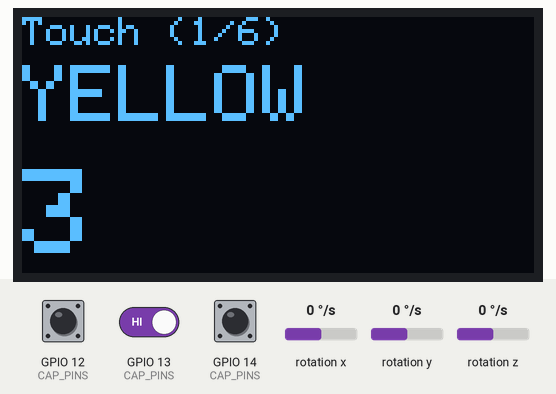
Recording of a sketch running on a simulated ESP32. Parts: 128×64 one-colour display. Wiring (inferred from the names in the program): MPU-6050 motion sensor at I2C address 0x68. The test bench sets the inputs (shaded band); at power-on: GPIO 12 (CAP_PINS) HIGH, GPIO 14 (CAP_PINS) HIGH, GPIO 13 (CAP_PINS) HIGH, rotation x 0 °/s, rotation y 0 °/s, rotation z 0 °/s. What the sketch prints to the serial monitor is not drawn.

Above: at 5.2 s.
At 9.0 s:
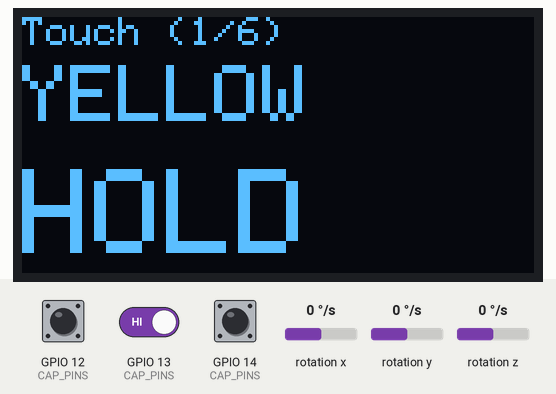
9.1 s: GPIO 12 (CAP_PINS) pulled LOW for 0.15 s
At 10.0 s:
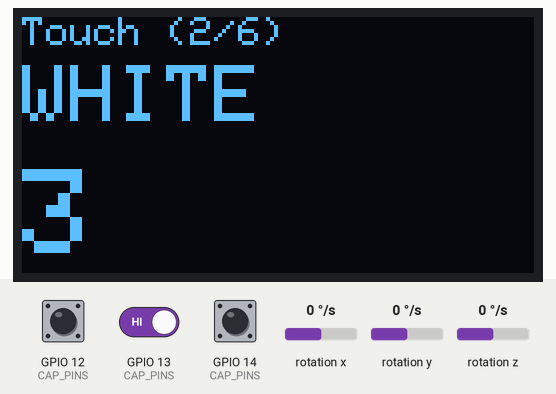
13.8 s: GPIO 14 (CAP_PINS) pulled LOW for 3.2 s
18.9 s: GPIO 12 (CAP_PINS) driven LOW and GPIO 13 (CAP_PINS) driven LOW
25.1 s: GPIO 12 (CAP_PINS) driven HIGH
30.2 s: GPIO 13 (CAP_PINS) driven HIGH
At 33.5 s:
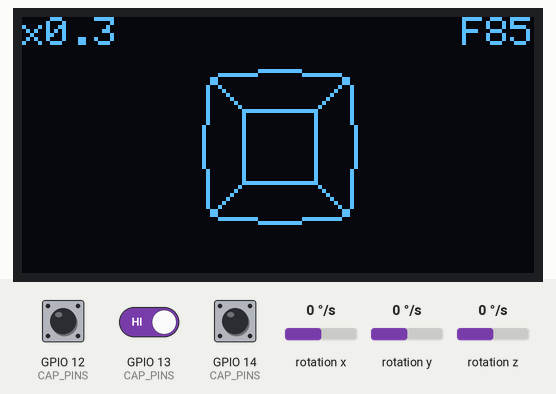
33.7 s: rotation x set to -192 °/s
At 33.89 s:
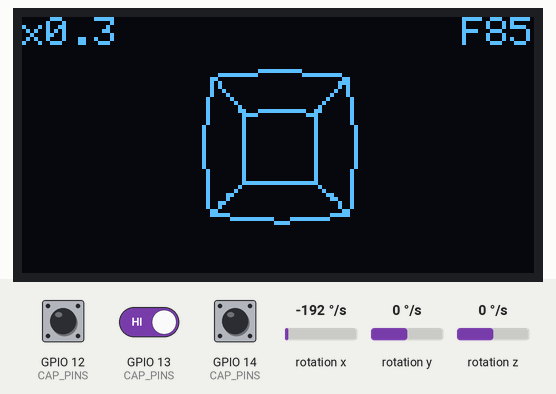
Timing chart, 0 to 36.2 s (numbered marks = the images above; inputs shaded):
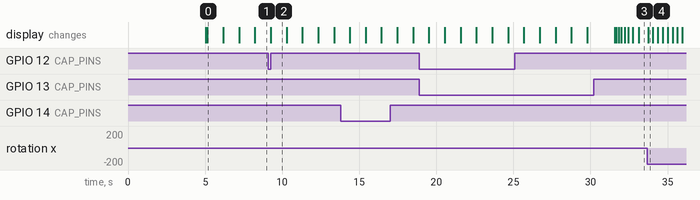

The sketch:

lab4.ino
```cpp
#include <Wire.h>
#include <Adafruit_GFX.h>
#include <Adafruit_SSD1306.h>
#include <math.h>

// ---------- Hardware config ----------
#define I2C_SDA        21
#define I2C_SCL        22
#define OLED_ADDR      0x3C
#define MPU_ADDR       0x68
#define SCREEN_W       128
#define SCREEN_H       64
#define RESET_BTN_PIN  0      // BOOT button

// ---------- Touch sensors ----------
#define YELLOW_CAP 12
#define WHITE_CAP  13
#define BLACK_CAP  14

// ---------- Gyro axis mapping ----------
#define SIGN_X  1.0f
#define SIGN_Y  -1.0f
#define SIGN_Z  1.0f

// Which raw sensor axis (0=X, 1=Y, 2=Z) drives each cube rotation
#define MAP_X  0
#define MAP_Y  2
#define MAP_Z  1

// ---------- Behavior tuning ----------
#define SPEED_MIN      0.25f   // rotation speed multiplier limits
#define SPEED_MAX      4.0f
#define SPEED_RATE     1.0f    // doublings per second while touching
#define FISHEYE_RATE   0.4f    // fisheye level change per second (0..1)
#define FISHEYE_START  0.85f   // 0 = mild, 1 = extreme
#define CAM_FAR        6.0f    // camera distance at fisheye level 0
#define CAM_NEAR       1.9f    // camera distance at fisheye level 1 (must be > 1.74)
#define TARGET_RADIUS  24.0f   // approx. on-screen radius of the cube in pixels
#define EDGE_SEGS      10
#define GYRO_DEADZONE  0.01f   // rad/s

// ---------- Reset gesture (touch all three sensors) ----------
#define RESET_HOLD_MS  1500    // how long to hold all three sensors

// ---------- Touch detection tuning ----------
#define ON_FRAC    0.50f   // activate when 50% of the way from untouched to touched
#define OFF_FRAC   0.35f   // release when it falls back below 35% (hysteresis)
#define MIN_DIFF   5.0f    // minimum touched/untouched difference for valid calibration

enum TouchAction { ACT_NONE, ACT_SPEED_UP, ACT_SPEED_DOWN, ACT_FISH_UP, ACT_FISH_DOWN };

Adafruit_SSD1306 display(SCREEN_W, SCREEN_H, &Wire, -1);

// ---------- State ----------
float R[3][3] = {{1,0,0},{0,1,0},{0,0,1}};
float gyroBias[3] = {0, 0, 0};
unsigned long lastMicros = 0;
uint16_t frameCount = 0;

float speedGain = 1.0f;
float fisheyeLevel = FISHEYE_START;
float camDist = 2.4f;
float fishK = 30.0f;

enum { YEL = 0, WHT = 1, BLK = 2 };
const uint8_t  CAP_PINS[3]  = { YELLOW_CAP, WHITE_CAP, BLACK_CAP };
const char*    CAP_NAMES[3] = { "YELLOW", "WHITE", "BLACK" };
float touchedAvg[3]   = {0, 0, 0};
float untouchedAvg[3] = {0, 0, 0};
bool  capActive[3]    = {false, false, false};

const int8_t VERTS[8][3] = {
  {-1,-1,-1},{ 1,-1,-1},{-1, 1,-1},{ 1, 1,-1},
  {-1,-1, 1},{ 1,-1, 1},{-1, 1, 1},{ 1, 1, 1}
};

// =====================================================================
//  Gyro (raw register access: works with MPU6050/6500 and clones)
// =====================================================================
void mpuWrite(uint8_t reg, uint8_t val) {
  Wire.beginTransmission(MPU_ADDR);
  Wire.write(reg);
  Wire.write(val);
  Wire.endTransmission();
}

void mpuInit() {
  mpuWrite(0x6B, 0x01);   // wake up, gyro X PLL clock
  delay(100);
  mpuWrite(0x1B, 0x08);   // +/-500 deg/s
  mpuWrite(0x1A, 0x03);   // low-pass filter ~44 Hz
}

bool readRawGyro(float &gx, float &gy, float &gz) {
  Wire.beginTransmission(MPU_ADDR);
  Wire.write(0x43);
  if (Wire.endTransmission(false) != 0) return false;
  if (Wire.requestFrom((uint8_t)MPU_ADDR, (uint8_t)6) != 6) return false;

  int16_t x = (Wire.read() << 8) | Wire.read();
  int16_t y = (Wire.read() << 8) | Wire.read();
  int16_t z = (Wire.read() << 8) | Wire.read();

  const float scale = (1.0f / 65.5f) * (PI / 180.0f);
  gx = x * scale; gy = y * scale; gz = z * scale;
  return true;
}

void readGyro(float &gx, float &gy, float &gz) {
  float x, y, z;
  if (!readRawGyro(x, y, z)) { gx = gy = gz = 0; return; }

  float raw[3] = { x - gyroBias[0], y - gyroBias[1], z - gyroBias[2] };
  gx = SIGN_X * raw[MAP_X];
  gy = SIGN_Y * raw[MAP_Y];
  gz = SIGN_Z * raw[MAP_Z];

  if (fabsf(gx) < GYRO_DEADZONE) gx = 0;
  if (fabsf(gy) < GYRO_DEADZONE) gy = 0;
  if (fabsf(gz) < GYRO_DEADZONE) gz = 0;
}

void calibrateGyro() {
  display.clearDisplay();
  display.setTextSize(1);
  display.setTextColor(SSD1306_WHITE);
  display.setCursor(0, 20);
  display.println("Calibrating gyro...");
  display.println("Keep it still!");
  display.display();

  const int N = 300;
  float sum[3] = {0, 0, 0};
  int good = 0;
  for (int i = 0; i < N; i++) {
    float x, y, z;
    if (readRawGyro(x, y, z)) { sum[0] += x; sum[1] += y; sum[2] += z; good++; }
    delay(5);
  }
  if (good > 0) for (int i = 0; i < 3; i++) gyroBias[i] = sum[i] / good;
}

// =====================================================================
//  Touch calibration and reading
// =====================================================================
float averageTouch(uint8_t pin, uint32_t ms) {
  uint32_t start = millis();
  double sum = 0;
  int n = 0;
  while (millis() - start < ms) {
    sum += touchRead(pin);
    n++;
    delay(5);
  }
  return n ? (float)(sum / n) : 0;
}

void drawCalScreen(const char* header, const char* name, int countdown, bool hold) {
  display.clearDisplay();
  display.setTextColor(SSD1306_WHITE);
  display.setTextSize(1);
  display.setCursor(0, 0);
  display.print(header);
  display.setTextSize(2);
  display.setCursor(0, 12);
  display.print(name);
  display.setTextSize(3);
  display.setCursor(0, 38);
  if (hold) display.print("HOLD");
  else      display.print(countdown);
  display.display();
}

// 3 second countdown, then a 1 second average. Returns the average.
float calibrationStep(int stepNum, bool touching, int idx) {
  char header[32];
  snprintf(header, sizeof(header), "%s (%d/6)", touching ? "Touch" : "Do NOT touch", stepNum);

  for (int s = 3; s >= 1; s--) {
    drawCalScreen(header, CAP_NAMES[idx], s, false);
    delay(1000);
  }
  drawCalScreen(header, CAP_NAMES[idx], 0, true);
  return averageTouch(CAP_PINS[idx], 1000);
}

bool calibrateTouch() {
  // Phase 1: touch each sensor
  for (int i = 0; i < 3; i++) touchedAvg[i] = calibrationStep(i + 1, true, i);
  // Phase 2: do not touch each sensor
  for (int i = 0; i < 3; i++) untouchedAvg[i] = calibrationStep(i + 4, false, i);

  bool ok = true;
  Serial.println("--- Touch calibration ---");
  for (int i = 0; i < 3; i++) {
    float diff = touchedAvg[i] - untouchedAvg[i];
    float thrOn  = untouchedAvg[i] + ON_FRAC  * diff;
    float thrOff = untouchedAvg[i] + OFF_FRAC * diff;
    Serial.printf("%-6s untouched=%.1f touched=%.1f  on-threshold=%.1f off-threshold=%.1f\n",
                  CAP_NAMES[i], untouchedAvg[i], touchedAvg[i], thrOn, thrOff);

    if (fabsf(diff) < MIN_DIFF) {
      ok = false;
      display.clearDisplay();
      display.setTextSize(1);
      display.setCursor(0, 10);
      display.println("Weak signal on");
      display.setTextSize(2);
      display.println(CAP_NAMES[i]);
      display.setTextSize(1);
      display.println("Check wiring, retry");
      display.display();
      delay(2500);
    }
  }
  return ok;
}

// Smoothed reading for one sensor
float readTouchAvg(uint8_t pin) {
  float sum = 0;
  for (int i = 0; i < 3; i++) sum += touchRead(pin);
  return sum / 3.0f;
}

// Updates capActive[] using the calibration (works whether the value rises or falls on touch)
void updateTouch() {
  for (int i = 0; i < 3; i++) {
    float diff = touchedAvg[i] - untouchedAvg[i];
    if (fabsf(diff) < 0.001f) { capActive[i] = false; continue; }
    float score = (readTouchAvg(CAP_PINS[i]) - untouchedAvg[i]) / diff;  // 0 = untouched, 1 = touched
    if (capActive[i]) { if (score < OFF_FRAC) capActive[i] = false; }
    else              { if (score > ON_FRAC)  capActive[i] = true;  }
  }
}

const char* actionName(TouchAction a) {
  switch (a) {
    case ACT_SPEED_UP:   return "SPEED INCREASING   (yellow)";
    case ACT_SPEED_DOWN: return "SPEED DECREASING   (yellow + white)";
    case ACT_FISH_UP:    return "FISHEYE INCREASING (black)";
    case ACT_FISH_DOWN:  return "FISHEYE DECREASING (black + white)";
    default:             return "none";
  }
}

// Yellow = speed up, Yellow+White = slow down
// Black = more fisheye, Black+White = less fisheye
void applyTouchControls(float dt) {
  static TouchAction lastAction = ACT_NONE;
  static unsigned long lastPrintMs = 0;

  bool y = capActive[YEL], w = capActive[WHT], b = capActive[BLK];

  // Decide which action (if any) is active
  TouchAction action = ACT_NONE;
  if (y && !b)      action = w ? ACT_SPEED_DOWN : ACT_SPEED_UP;
  else if (b && !y) action = w ? ACT_FISH_DOWN  : ACT_FISH_UP;
  // White alone, or yellow+black together, does nothing.

  // Apply the action
  switch (action) {
    case ACT_SPEED_UP:
    case ACT_SPEED_DOWN: {
      float dir = (action == ACT_SPEED_UP) ? 1.0f : -1.0f;
      speedGain *= powf(2.0f, dir * SPEED_RATE * dt);
      speedGain = constrain(speedGain, SPEED_MIN, SPEED_MAX);
      break;
    }
    case ACT_FISH_UP:
    case ACT_FISH_DOWN: {
      float dir = (action == ACT_FISH_UP) ? 1.0f : -1.0f;
      fisheyeLevel += dir * FISHEYE_RATE * dt;
      fisheyeLevel = constrain(fisheyeLevel, 0.0f, 1.0f);
      break;
    }
    default:
      break;
  }

  // Serial reporting
  unsigned long nowMs = millis();

  if (action != lastAction) {
    if (action == ACT_NONE) {
      Serial.printf("Released (last: %s) -> speed x%.2f, fisheye %d%%\n",
                    actionName(lastAction), speedGain, (int)(fisheyeLevel * 100.0f + 0.5f));
    } else {
      Serial.printf("Action: %s\n", actionName(action));
      lastPrintMs = 0;   // print a value update immediately
    }
    lastAction = action;
  }

  if (action != ACT_NONE && nowMs - lastPrintMs >= 250) {
    lastPrintMs = nowMs;
    if (action == ACT_SPEED_UP || action == ACT_SPEED_DOWN) {
      const char* limit = "";
      if (speedGain >= SPEED_MAX)      limit = "  [MAX]";
      else if (speedGain <= SPEED_MIN) limit = "  [MIN]";
      Serial.printf("  speed = x%.2f%s\n", speedGain, limit);
    } else {
      const char* limit = "";
      if (fisheyeLevel >= 1.0f)      limit = "  [MAX]";
      else if (fisheyeLevel <= 0.0f) limit = "  [MIN]";
      Serial.printf("  fisheye = %d%%  (camera distance %.2f)%s\n",
                    (int)(fisheyeLevel * 100.0f + 0.5f), camDist, limit);
    }
  }
}

// =====================================================================
//  Rotation and rendering
// =====================================================================
void resetOrientation() {
  for (int i = 0; i < 3; i++)
    for (int j = 0; j < 3; j++)
      R[i][j] = (i == j) ? 1.0f : 0.0f;
}

// Hold all three touch sensors for RESET_HOLD_MS to reset the cube
// orientation, speed and fisheye. Fires once per hold.
void checkResetGesture() {
  static unsigned long heldSince = 0;
  static bool fired = false;

  bool all = capActive[YEL] && capActive[WHT] && capActive[BLK];

  if (!all) {              // released (or never held): re-arm
    heldSince = 0;
    fired = false;
    return;
  }

  if (fired) return;       // already reset during this hold

  unsigned long now = millis();
  if (heldSince == 0) {
    heldSince = now;
    Serial.println("Reset gesture: keep holding all three...");
  }

  if (now - heldSince >= RESET_HOLD_MS) {
    resetOrientation();
    speedGain = 1.0f;
    fisheyeLevel = FISHEYE_START;
    fired = true;
    Serial.println("RESET: cube position, speed and fisheye restored");
  }
}

void integrateRotation(float wx, float wy, float wz, float dt) {
  float x = wx * dt, y = wy * dt, z = wz * dt;
  float ang = sqrtf(x*x + y*y + z*z);
  if (ang < 1e-7f) return;

  float kx = x/ang, ky = y/ang, kz = z/ang;
  float c = cosf(ang), s = sinf(ang), t = 1.0f - c;

  float dR[3][3] = {
    { t*kx*kx + c,     t*kx*ky - s*kz,  t*kx*kz + s*ky },
    { t*kx*ky + s*kz,  t*ky*ky + c,     t*ky*kz - s*kx },
    { t*kx*kz - s*ky,  t*ky*kz + s*kx,  t*kz*kz + c    }
  };

  float N[3][3];
  for (int i = 0; i < 3; i++)
    for (int j = 0; j < 3; j++)
      N[i][j] = R[i][0]*dR[0][j] + R[i][1]*dR[1][j] + R[i][2]*dR[2][j];
  memcpy(R, N, sizeof(R));
}

void orthonormalize() {
  float n = sqrtf(R[0][0]*R[0][0] + R[0][1]*R[0][1] + R[0][2]*R[0][2]);
  for (int j = 0; j < 3; j++) R[0][j] /= n;

  float d = R[0][0]*R[1][0] + R[0][1]*R[1][1] + R[0][2]*R[1][2];
  for (int j = 0; j < 3; j++) R[1][j] -= d * R[0][j];
  n = sqrtf(R[1][0]*R[1][0] + R[1][1]*R[1][1] + R[1][2]*R[1][2]);
  for (int j = 0; j < 3; j++) R[1][j] /= n;

  R[2][0] = R[0][1]*R[1][2] - R[0][2]*R[1][1];
  R[2][1] = R[0][2]*R[1][0] - R[0][0]*R[1][2];
  R[2][2] = R[0][0]*R[1][1] - R[0][1]*R[1][0];
}

void rotatePoint(const float v[3], float out[3]) {
  for (int i = 0; i < 3; i++)
    out[i] = R[i][0]*v[0] + R[i][1]*v[1] + R[i][2]*v[2];
}

// Fisheye strength sets how close the camera is. K is rescaled so the cube
// stays roughly the same size on screen at every level.
void updateCamera() {
  camDist = CAM_FAR + (CAM_NEAR - CAM_FAR) * fisheyeLevel;
  fishK = TARGET_RADIUS / atan2f(1.41f, camDist - 1.0f);
}

bool fisheyeProject(const float p[3], int &sx, int &sy) {
  float x = p[0], y = p[1], z = p[2] + camDist;
  if (z < 0.05f) return false;

  float r = sqrtf(x*x + y*y);
  float theta = atan2f(r, z);
  float scale = (r > 1e-6f) ? (fishK * theta / r) : fishK / z;

  sx = (int)lroundf(SCREEN_W / 2 + x * scale);
  sy = (int)lroundf(SCREEN_H / 2 + y * scale);
  return true;
}

void drawCube() {
  for (int i = 0; i < 8; i++) {
    for (int b = 0; b < 3; b++) {
      int j = i ^ (1 << b);
      if (j < i) continue;

      int px = 0, py = 0;
      bool havePrev = false;

      for (int s = 0; s <= EDGE_SEGS; s++) {
        float u = (float)s / EDGE_SEGS;
        float v[3], w[3];
        for (int k = 0; k < 3; k++)
          v[k] = VERTS[i][k] + (VERTS[j][k] - VERTS[i][k]) * u;
        rotatePoint(v, w);

        int sx, sy;
        if (fisheyeProject(w, sx, sy)) {
          if (havePrev) display.drawLine(px, py, sx, sy, SSD1306_WHITE);
          px = sx; py = sy; havePrev = true;
        } else {
          havePrev = false;
        }
      }
    }
  }
}

// Small status readout in the top corners: speed (left), fisheye % (right)
void drawHud() {
  display.setTextSize(1);
  display.setTextColor(SSD1306_WHITE);

  display.setCursor(0, 0);
  display.print("x");
  display.print(speedGain, 1);

  char buf[8];
  snprintf(buf, sizeof(buf), "F%d", (int)(fisheyeLevel * 100.0f + 0.5f));
  display.setCursor(SCREEN_W - 6 * (int)strlen(buf), 0);
  display.print(buf);
}

// =====================================================================
void setup() {
  delay(5000);
  Serial.begin(115200);
  pinMode(RESET_BTN_PIN, INPUT_PULLUP);

  Wire.begin(I2C_SDA, I2C_SCL);
  Wire.setClock(400000);

  if (!display.begin(SSD1306_SWITCHCAPVCC, OLED_ADDR)) {
    Serial.println("SSD1306 not found - check wiring/address");
    while (true) delay(1000);
  }

  mpuInit();

  // Repeat until all three sensors give a usable signal
  while (!calibrateTouch()) { }

  calibrateGyro();
  lastMicros = micros();
}

void loop() {
  unsigned long now = micros();
  float dt = (now - lastMicros) * 1e-6f;
  lastMicros = now;

  if (digitalRead(RESET_BTN_PIN) == LOW) resetOrientation();

  updateTouch();
  checkResetGesture();
  applyTouchControls(dt);
  updateCamera();

  float gx, gy, gz;
  readGyro(gx, gy, gz);
  integrateRotation(gx * speedGain, gy * speedGain, gz * speedGain, dt);

  if (++frameCount >= 20) {
    frameCount = 0;
    orthonormalize();
  }

  display.clearDisplay();
  drawCube();
  drawHud();
  display.display();
}
```

Measured:
- after the input at 33.7 s, the display: changes at once (image 4)
- what the display in image 0 shows lasts 1.0 s, from 5.2 s to 6.2 s
